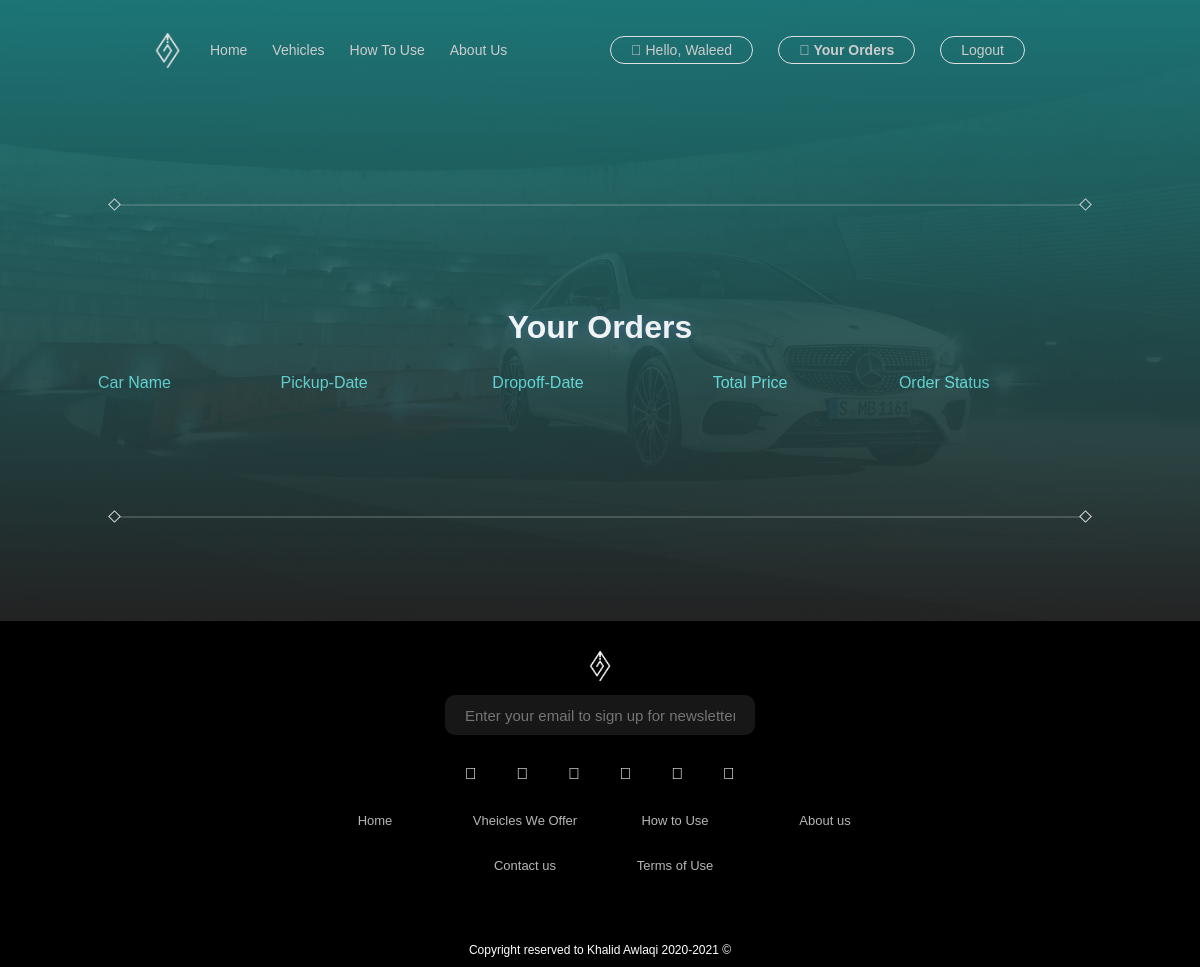
The app's page /orders.php (signed in), older data.
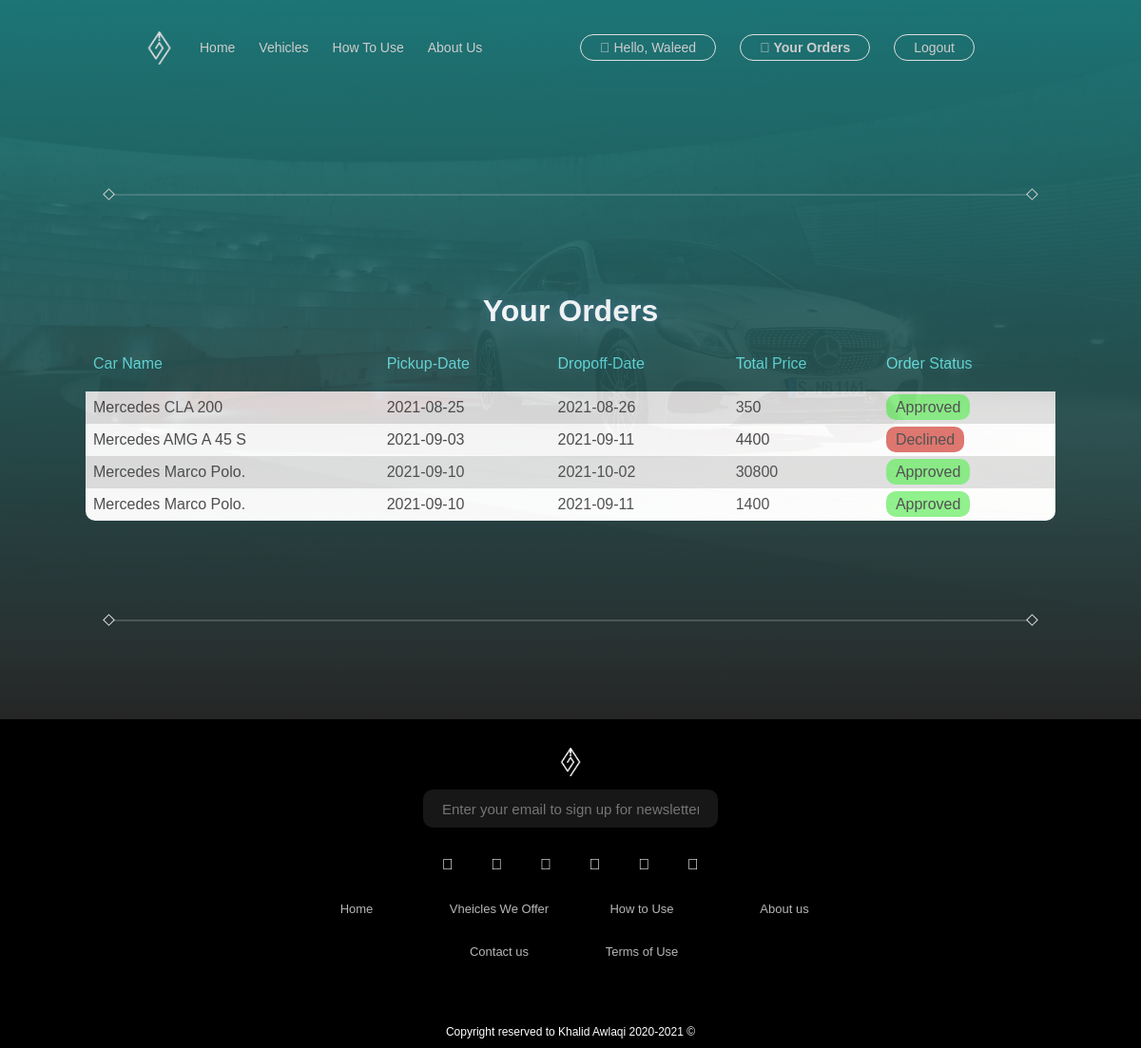
The same page, newer data.
### tables this page shows
CREATE TABLE `checkout` (
  `user_username` varchar(25) NOT NULL,
  `pickdate` date NOT NULL,
  `dropdate` date NOT NULL,
  `picktime` time NOT NULL,
  `droptime` time NOT NULL,
  `totalPrice` int(11) NOT NULL,
  `user_email` varchar(255) NOT NULL,
  `car_name` varchar(255) NOT NULL,
  `accepted` int(1) NOT NULL
);

### orders.php (the view, shortened to what this page needs)
<!DOCTYPE html>
<html lang="en">
<head>
    <link rel="stylesheet" href="./styles/style.css">
    <link rel="stylesheet" href="https://storage.googleapis.com/graph-fonts/EuclidCircular/fonts.css">
</head>
<body>
    <div class="main-container">
        <img class="main-background" src="./images/mercedes-benz.jpg.webp" alt="">
        <div class="main-section">
            <div class="header">
                <img class="logo" src="./images/logo-white.png" alt="">
                 <ul>
                    <li><a href="./index.php#move-to-home"> Home</a></li>
                    <li><a href="./index.php#move-to-vheicle">Vehicles</a></li>
                    <li><a href="./index.php#move-to-how">How To Use </a></li>
                    <li><a href="./index.php#move-to-about">About Us</a></li>
                </ul>
                <ul class="sign-in-up">
                   <li id="signs"><a href=<?php
                        if(isset($_SESSION["name"])){
                        echo "./edit-profile.php";
                    }else{
                        echo "./login.php";
                    }
                    ?>>
                    <i class="far fa-user"></i>
                    <?php  if(isset($_SESSION["name"])){
                        $name = $_SESSION["name"];
                        echo "Hello, $name";
                    }else{
                        echo "Signin";
                    }?></a></li>
                     <?php if (isset($_SESSION['name'])){
                        echo "<li id='signs'><a href='./orders.php'";
                        echo "<i class='fas fa-shopping-cart'></i>";
                        echo " Your Orders";
                    }?></a></li>
                    <li id="signs"> <a href=<?php
                     if(isset($_SESSION["name"])){
                        echo "./logout.php";
                    }else{
                        echo "./signup.php";
                    }
                    ?> > <?php
                     if(isset($_SESSION["name"])){
                        echo "Logout";
                    }else{
                        echo "Signup";
                    }
                    ?></a></li>
            </div>
            <section>
            <div class="seprator">
                <div class="square1"></div>
                <div class="line"></div>
                <div class="square1"></div>
            </div>
            <section>
                <div class="section-title">
                  Your Orders
                </div>
                <table>
                    <tr>
                        <th>Car Name</th>
                        <th>Pickup-Date</th>
                        <th>Dropoff-Date</th>
                        <th>Total Price</th>
                        <th>Order Status</th>
                    </tr>
                    <?php
                    require('./dpconnection.php');
                    $username = $_SESSION['username'];
                    $query = "SELECT * FROM checkout WHERE user_username = '$username'";
                    $result = mysqli_query($conn, $query);
                    while($order = mysqli_fetch_array($result)){
                        echo "<tr>";
                        echo "<td>Mercedes $order[7]</td>";
                        echo "<td>$order[1]</td>";
                        echo "<td>$order[2]</td>";
                        echo "<td>$order[5]</td>";
                        if ($order[8] == 2){
                            echo "<td><span id='waiting'>Waiting for Approval</span></td>";
                        }else if ($order[8] == 1){
                            echo "<td><span id='approved'>Approved</span></td>";
                        }else{
                            echo "<td><span id='declined'>Declined</span></td>";
                        } echo "</tr>";}
                    ?>
                </table>
            </section>
            <div class="seprator">
                <div class="square1"></div>
                <div class="line"></div>
                <div class="square1"></div>
            </div>
        </div>
        <footer>
            <div class="main-footer">
                <div class="logo-footer">
                    <img src="./images/logo-white.png" alt="">
                </div>
                <div class="newsletter">
                    <input id="newsletter" type="text" name=""
                        placeholder="Enter your email to sign up for newsletter..">
                </div>
                <div class="socialmedia-icons">
                    <div class="sm-icon">
                        <i class="fab fa-twitter"></i>
                    </div>
                    <div class="sm-icon">
                        <i class="fab fa-instagram"></i>
                    </div>
                    <div class="sm-icon">
                        <i class="fab fa-snapchat-ghost"></i>
                    </div>
                    <div class="sm-icon">
                        <i class="fab fa-behance"></i>
                    </div>
                    <div class="sm-icon">
                        <i class="fab fa-facebook-f"></i>
                    </div>
                    <div class="sm-icon">
                        <i class="fab fa-linkedin-in"></i>
                    </div>
                </div>
                <div class="links">
                    <div class="link-item">
                        Home
                    </div>
                    <div class="link-item">
                        Vheicles We Offer
                    </div>
                    <div class="link-item">
                        How to Use
                    </div>
                    <div class="link-item">
                        About us
                    </div>
                    <div class="links2">
                    </div>
                    <div id="line2" class="link-item">
                        Contact us
                    </div>
                    <div id="line2" class="link-item">
                        Terms of Use
                    </div>
                </div>
                <div class="copyright">
                    Copyright reserved to Khalid Awlaqi 2020-2021 ©
                </div>
            </div>
        </footer>
    </div>
</body>
</html>

### styles/style.css (style rules this page uses)
* { padding: 0; margin: 0; font-family: EuclidCircular, Arial, Helvetica, sans-serif !important; scroll-behavior: smooth; }
.main-background { position: absolute; z-index: -1; background-image: url("./images/mercedes-benz.jpg.webp"); box-shadow: 0px 0px 20px 2px #000000; width: 100%; -webkit-mask-image: -webkit-gradient( linear, left top, left bottom, from(rgba(0, 0, 0, 1)), to(rgba(0, 0, 0, 0)) ); mask-image: linear-gradient(to bottom, rgba(0, 0, 0, 1), rgba(0, 0, 0, 0)); }
.header { display: flex; position: sticky; top: -100px; height: 100px; width: 75%; margin: 0 auto; align-items: center; -webkit-touch-callout: none; -webkit-user-select: none; -khtml-user-select: none; -moz-user-select: none; -ms-user-select: none; user-select: none; transition: 0.5s; }
.main-section { height: auto; background: rgb(2, 0, 36); background: linear-gradient( 180deg, rgba(2, 0, 36, 1) 0%, rgba(29, 133, 133, 1) 0%, rgba(0, 0, 0, 1) 100% ); z-index: 2; opacity: 0.85; }
.logo { width: 35px; }
ul { display: inline-flex; margin-right: 25px; }
li { margin-left: 25px; list-style-type: none; font-weight: 500; font-size: 14px; cursor: pointer; transition: 0.2s; color: #e9e9e9; }
.sign-in-up { margin-left: auto; }
a { text-decoration: none; color: inherit; }
#signs { border: solid 1px white; padding: 5px 20px 5px 20px; border-radius: 20px; }
.seprator { display: flex; padding-top: 100px; padding-bottom: 100px; align-items: center; justify-content: center; }
.square1 { width: 7px; height: 7px; border: solid 1px #ddd; transform: rotate(45deg); }
.line { border: solid 0.1em #ddd; width: 80%; padding: 0px; opacity: 0.2; }
.section-title { font-size: 80px; color: rgba(255, 255, 255, 0.96); text-align: center; color: rgba(255, 255, 255, 0.96); text-shadow: 0 0 50px rgba(192, 219, 255, 0.48), 0 0 10px rgba(65, 120, 255, 0.24); font-size: 2rem; font-weight: 750; }
footer { background: rgb(0, 0, 0); display: flex; justify-content: center; text-align: center; color: white; z-index: 2; }
.main-footer { width: 80%; }
.logo-footer { margin-top: 30px; margin-bottom: 10px; }
.logo-footer img { width: 30px; color: white; }
#newsletter { width: 270px; height: 40px; background: rgba(90, 90, 90, 0.26); border: none; border-radius: 10px; padding: 0px 20px 0px 20px; color: white; outline: none; font-size: 15px; }
.socialmedia-icons { display: flex; justify-content: space-between; width: 270px; margin: 0 auto; margin-top: 30px; cursor: pointer; }
.links { display: grid; width: 600px; grid-template-columns: 1fr 1fr 1fr 1fr; margin-top: 30px; margin: 0 auto; margin-top: 30px; font-size: 13px; }
#line2 { margin-top: 20px; }
.link-item { margin-bottom: 10px; color: rgba(255, 255, 255, 0.719); transition: 0.4s; }
.copyright { margin-top: 60px; margin-bottom: 10px; font-size: 12px; }
table { border-collapse: collapse; width: 85%; margin: 0 auto; margin-top: 20px; }
td { text-align: left; padding: 8px; color: rgb(56, 56, 56); }
tr:nth-child(even) { background-color: #dddddd; }
tr:nth-child(odd) { background-color: white; }
table tr:first-child { border-bottom-left-radius: 10px; background-color: transparent; }
table tr:last-child td:first-child { border-bottom-left-radius: 10px; }
table tr:last-child td:last-child { border-bottom-right-radius: 10px; }
th { text-align: left; padding: 8px; color: #4ed4d4; font-weight: 300; padding-bottom: 20px; }
#approved { background: rgba(93, 238, 88, 0.781); padding: 5px 10px 5px 10px; border-radius: 10px; }
#declined { background: rgba(209, 55, 44, 0.781); padding: 5px 10px 5px 10px; border-radius: 10px; }

Row changes from the older to the newer data that the page shows:
added checkout: car_name "CLA 200", pickdate "2021-08-25", dropdate "2021-08-26", totalPrice "350", accepted "Approved"
added checkout: car_name "AMG A 45 S", pickdate "2021-09-03", dropdate "2021-09-11", totalPrice "4400", accepted "Declined"
added checkout: car_name "Marco Polo.", pickdate "2021-09-10", dropdate "2021-10-02", totalPrice "30800", accepted "Approved"
added checkout: car_name "Marco Polo.", pickdate "2021-09-10", dropdate "2021-09-11", totalPrice "1400", accepted "Approved"
